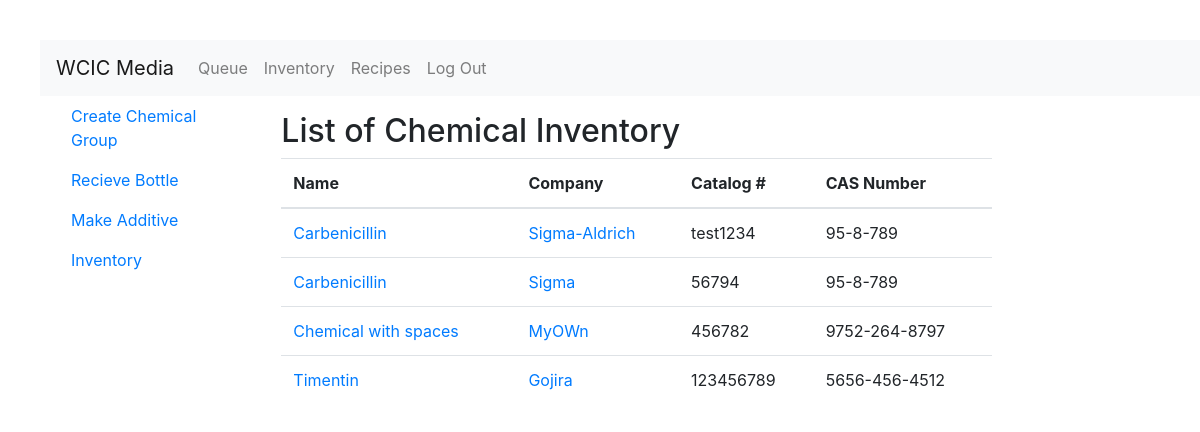
Before: /inventory/ (signed in) with the older database file.
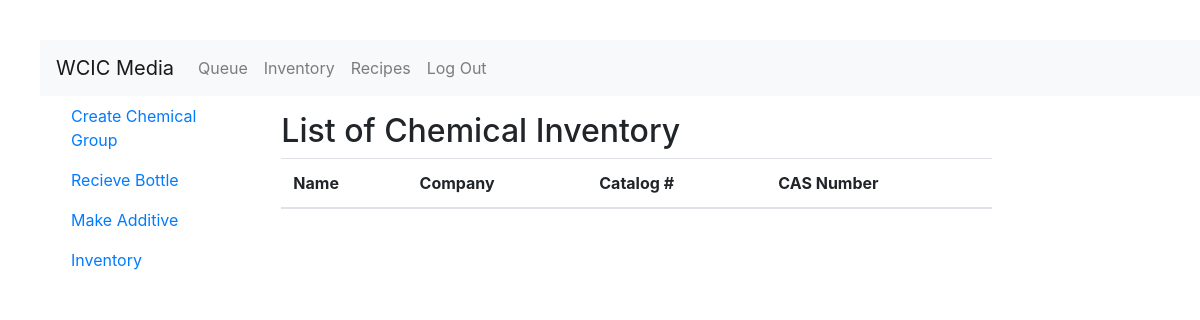
After: the same page with the newer database file.
### inventory/models.py (models this page shows, shortened)
class Chemical(models.Model):
    name = models.CharField(max_length=256)
    atomic_weight = models.DecimalField(max_digits=10,decimal_places=3)
    cas_number = models.CharField(max_length=25,unique=True)
    slug = models.SlugField(allow_unicode=True,unique=True)
    class Meta:
        ordering = ['name']
        unique_together = ('name','atomic_weight')

class Bottle(models.Model):
    chemical = models.ForeignKey(Chemical,on_delete=models.CASCADE)
    company = models.CharField(max_length=256)
    catalog_number = models.CharField(max_length=256)
    base_volume = models.DecimalField(default=0.0,max_digits=10,decimal_places=3)
    lot_number = models.CharField(max_length=256)
    price = models.DecimalField(max_digits=10,decimal_places=2)
    current_volume = models.DecimalField(default=0.0, max_digits=10,decimal_places=3)
    expiration = models.DateField(null=True,blank=True)
    recieved = models.DateField()
    recieved_by = models.ForeignKey(User,related_name='recieved_by_user',on_delete=models.CASCADE)
    date_opened = models.DateTimeField(null=True,blank=True)
    opened_by = models.ForeignKey(User,related_name='opened_by_user',blank=True,null=True, on_delete=models.CASCADE)
    date_discarded = models.DateTimeField(null=True,blank=True)
    discarded_by = models.ForeignKey(User,related_name='discarded_by_user',blank=True, null=True,on_delete=models.CASCADE)
    class Meta:
        ordering = ['chemical']

### inventory/views.py (the view)
# urls.py: path('',views.InventoryList.as_view(),name='inventoryhome'),
class InventoryList(LoginRequiredMixin,generic.ListView):
    model = Chemical
    def get_context_data(self, **kwargs):
        context = super().get_context_data(**kwargs)
        context['uniquecatnums'] = Bottle.objects.values("company",'catalog_number').distinct()
        return context

### inventory/templates/inventory/chemical_list.html
{% extends 'inventory/inventory_base.html' %}
{% block content %}
<h2>List of Chemical Inventory</h2>
  <table class='table table-hover'>
    <thead>
      <tr>
        <th>Name</th>
        <th>Company</th>
        <th>Catalog #</th>
        <th>CAS Number</th>
      </tr>
    </thead>
    <tbody>
      {% for chemical in object_list %}
        {% for bottle in chemical.bottle_set.all  %}
          <tr>
              <td><a href="{% url 'inventory:chemicaldet' slug=chemical.slug %}">{{chemical.name}}</a></td>
              <td><a href="#">{{bottle.company}}</a></td>
              <td>{{bottle.catalog_number}}</td>
              <td>{{chemical.cas_number}}</td>
          </tr>
        {% endfor %}
      {% endfor %}
    </tbody>
  </table>
{% endblock %}

### inventory/templates/inventory/inventory_base.html (shortened to what this page needs)
{% extends "base.html" %}
{% block sidebar %}
  {% if user.is_authenticated %}
      <ul class='nav flex-column'>
        <li class="nav-item"><a class="nav-link active" href="{% url 'inventory:createchem' %}">Create Chemical Group</a></li>
        <li class="nav-item"><a class="nav-link active" href="{% url 'inventory:createbot' %}">Recieve Bottle</a></li>
        <li class="nav-item"><a class="nav-link active" href="{% url 'inventory:createadt' %}">Make Additive</a></li>
        <li class="nav-item"><a class="nav-link active" href="{% url 'inventory:inventoryhome' %}">Inventory</a></li>
      </ul>
  {% endif %}
{% endblock %}

### templates/base.html (shortened to what this page needs)
<!DOCTYPE html>
{% load staticfiles %}
<html lang="en" dir="ltr">
  <head>
    <link rel="stylesheet" href="https://stackpath.bootstrapcdn.com/bootstrap/4.1.3/css/bootstrap.min.css">
    <link rel="stylesheet" type="text/css" href="{% static 'wcicmedia/css/master.css' %}">
  </head>
  <body>
  <nav class='navbar navbar-expand-lg navbar-light bg-light' role='navigation' id=''>
      <a class='navbar-brand' href="{% url 'home' %}">WCIC Media</a>
      <div class="collapse navbar-collapse" id="navbarNav">
        <ul class='navbar-nav'>
          {% if user.is_authenticated %}
            <li class="nav-item"><a class="nav-link" href="{% url 'mediarecipes:queue' %}">Queue</a></li>
            <li class="nav-item"><a class="nav-link" href="{% url 'inventory:inventoryhome' %}">Inventory</a></li>
            <li class="nav-item"><a class="nav-link" href="{% url 'mediarecipes:recipelist' %}">Recipes</a></li>
            <li class="nav-item"><a class="nav-link" href="{% url 'accounts:logout' %}">Log Out</a></li>
          {% else %}
            <li class="nav-item"><a class="nav-link" href="{% url 'mediarecipes:queue' %}">Queue</a></li>
            <li class="nav-item"><a class="nav-link" href="{% url 'accounts:login' %}">Login</a></li>
            <li class="nav-item"><a class="nav-link" href="{% url 'accounts:signup' %}">Sign Up</a></li>
          {% endif %}
        </ul>
      </div>
</nav>
<div class="container-fluid">
  <div class="row flex-xl-nowrap">
    <div class="col-12 col-md-3 col-xl-2 bd-sidebar">
      {% block sidebar %}
      {% endblock %}
    </div>
    <main class="col-12 col-md-9 col-xl-8 py-md-3 pl-md-5 bd-content" role="main">
      {% block content %}
      {% endblock %}
    </main>
  </div>
</div>
  </body>
</html>

### static/wcicmedia/css/master.css (style rules this page uses)
html, body { margin-top: 20px; margin-left: 20px; }
* { text-decoration: none !important; }

Changed rows visible on the page:
removed Chemical: name "Carbenicillin", cas_number "95-8-789"
removed Bottle: company "Sigma-Aldrich", catalog_number "test1234"
removed Bottle: company "Sigma", catalog_number "56794"
removed Chemical: name "Chemical with spaces", cas_number "9752-264-8797"
removed Bottle: company "MyOWn", catalog_number "456782"
removed Chemical: name "Timentin", cas_number "5656-456-4512"
removed Bottle: company "Gojira", catalog_number "123456789"
